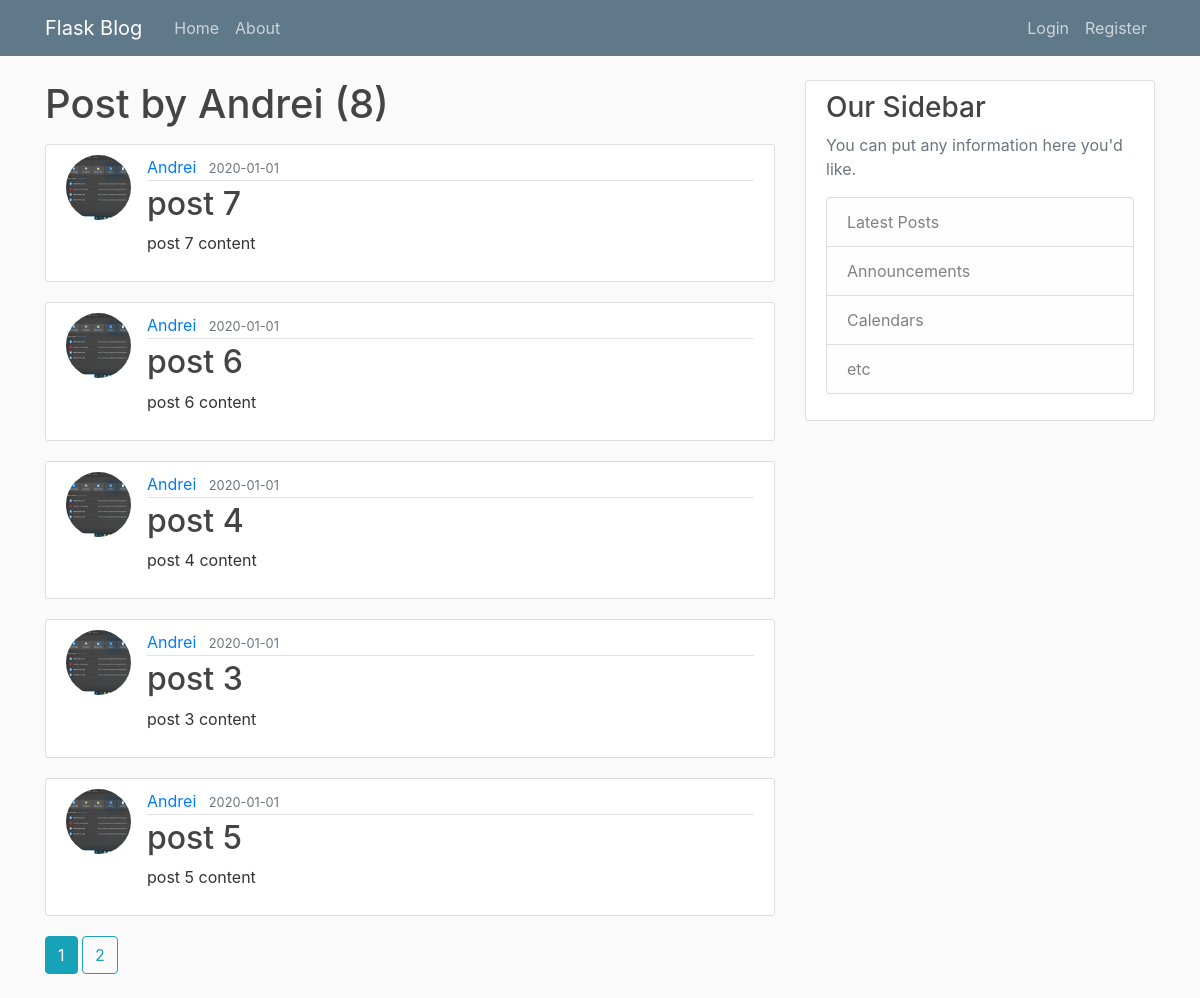
Screenshot of /user/Andrei with the database file from the repository.
### backend/models.py (models this page shows, shortened)
class User(db.Model, UserMixin):
   id = db.Column(db.Integer, primary_key = True)
   username = db.Column(db.String(20), unique=True, nullable=False)
   email = db.Column(db.String(120), unique=True, nullable=False)
   image_file = db.Column(db.String(120), nullable=False, default='default.jpg')
   password = db.Column(db.String(60), nullable=False)
   posts = db.relationship('Post', backref='author', lazy=True)

class Post(db.Model):
    id = db.Column(db.Integer, primary_key = True)
    title = db.Column(db.String(100), nullable=False)
    date_posted = db.Column(db.DateTime, nullable=False, default=datetime.utcnow)
    content = db.Column(db.Text, nullable=False)
    user_id = db.Column(db.Integer, db.ForeignKey('user.id'), nullable=False)

### backend/users/routes.py (the view)
@users.route("/user/<string:username>")
def user_post(username):
    page = request.args.get('page',1,type=int)
    user = User.query.filter_by(username=username).first_or_404()
    posts = Post.query.filter_by(author=user)\
        .order_by(Post.date_posted.desc())\
        .paginate(page=page,per_page=5)
    return render_template('user_post.html', posts=posts, user=user)

### backend/templates/user_post.html
{% extends "layout.html" %}
{% block content %}
    <h1 class="mb-3">Post by {{ user.username }} ({{ posts.total }})</h1>
    {% for post in posts.items %}
      <article class="media content-section">
        <img src="{{ url_for('static', filename='profile_pics/' + post.author.image_file) }}" class="rounded-circle article-img">
        <div class="media-body">
          <div class="article-metadata">
            <a class="mr-2" href="{{ url_for('users.user_post', username=post.author.username) }}">{{ post.author.username }}</a>
            <small class="text-muted">{{post.date_posted.strftime('%Y-%m-%d') }}</small>
          </div>
          <h2><a class="article-title" href="{{ url_for('posts.post',post_id=post.id) }}">{{ post.title }}</a></h2>
          <p class="article-content">{{ post.content }}</p>
        </div>
      </article>
    {% endfor %}
    {% for page_num in posts.iter_pages(left_edge=1, right_edge=1, left_current=1, right_current=2) %}
       {% if page_num %}
          {% if posts.page == page_num %}
             <a class="btn btn-info mb-4" href="{{ url_for('users.user_post', username=user.username,page=page_num) }}">{{ page_num }}</a>
          {% else %}
             <a class="btn btn-outline-info mb-4" href="{{ url_for('users.user_post',username=user.username,page=page_num) }}">{{ page_num }}</a>
          {% endif %}
       {% else %}
          ...
       {% endif %}
    {% endfor %}
{% endblock content %}

### backend/static/main.css (style rules this page uses)
body { background: #fafafa; color: #333333; margin-top: 5rem; }
h1, h2, h3, h4, h5, h6 { color: #444444; }
.content-section { background: #ffffff; padding: 10px 20px; border: 1px solid #dddddd; border-radius: 3px; margin-bottom: 20px; }
.article-title { color: #444444; }
.article-content { white-space: pre-line; }
.article-img { height: 65px; width: 65px; margin-right: 16px; }
.article-metadata { padding-bottom: 1px; margin-bottom: 4px; border-bottom: 1px solid #e3e3e3 }

### rows the page displays
User: username "Andrei"
Post: image_file (picture), author.username "Andrei", date_posted "2020-01-01", title "post 7", content "post 7 content"
Post: image_file (picture), author.username "Andrei", date_posted "2020-01-01", title "post 6", content "post 6 content"
Post: image_file (picture), author.username "Andrei", date_posted "2020-01-01", title "post 4", content "post 4 content"
Post: image_file (picture), author.username "Andrei", date_posted "2020-01-01", title "post 3", content "post 3 content"
Post: image_file (picture), author.username "Andrei", date_posted "2020-01-01", title "post 5", content "post 5 content"

### other values shown
{{ posts.total }} "8"
{{ page_num }} "1"
{{ page_num }} "2"
